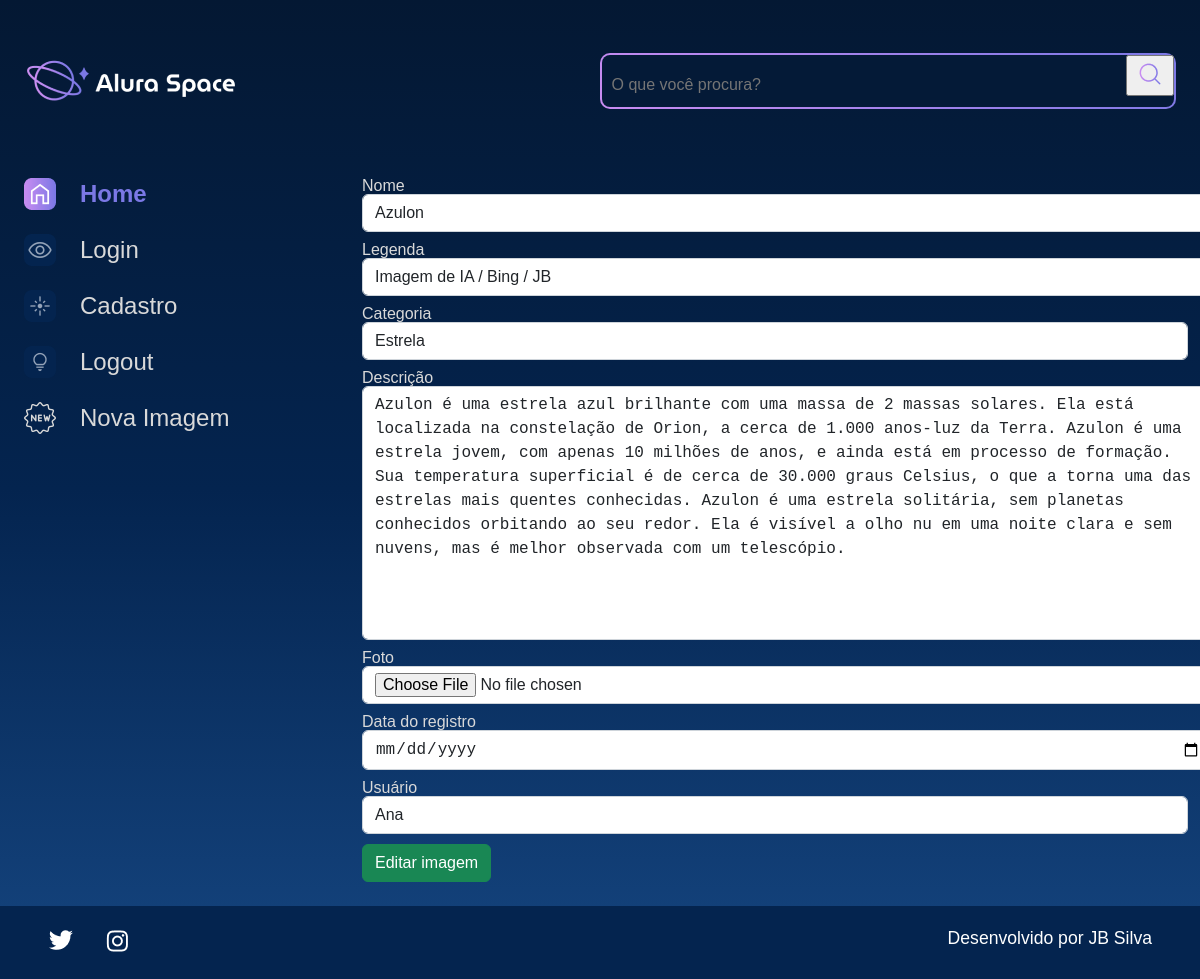
/editar-imagem/11, run on the app's committed database.
### apps/galeria/models.py (models this page shows, shortened)
class Fotografia(models.Model):
    OPCOES_CATEGORIA = [
        ("NEBULOSA", "Nebulosa"),
        ("ESTRELA", "Estrela"),
        ("GALÁXIA", "Galáxia"),
        ("PLANETA", "Planeta"),
    ]
    nome = models.CharField(max_length=100, null=False, blank=False)
    legenda = models.CharField(max_length=150, null=False, blank=False)
    categoria = models.CharField(
        choices=OPCOES_CATEGORIA, max_length=100, default="", blank=False
    )
    descricao = models.TextField(null=False, blank=False)
    foto = models.ImageField(upload_to="fotos/%Y/%m/%d/", blank=True)
    publicada = models.BooleanField(default=True)
    data_fotografia = models.DateTimeField(default=datetime.now, blank=False)
    usuario = models.ForeignKey(
        to=User, on_delete=models.SET_NULL, null=True, blank=False, related_name="user"
    )

### apps/galeria/views.py (the view)
# urls.py: path('editar-imagem/<int:foto_id>', editar_imagem, name='editar_imagem'),
def editar_imagem(request, foto_id):
    fotografia = Fotografia.objects.get(id=foto_id)
    form = FotografiaForms(instance=fotografia)
    if request.method ==  'POST':
        form = FotografiaForms(request.POST, request.FILES, instance=fotografia)
        if form.is_valid():
            form.save()
            messages.success(request, 'Registro editado!')
            return redirect('home')
    return render(request, 'galeria/editar_imagem.html', {'form':form, 'foto_id':foto_id})

### apps/galeria/forms.py
class FotografiaForms(forms.ModelForm):
    class Meta:
        model = Fotografia
        exclude = [
                "publicada",
            ]
        labels = {
            "descricao": "Descrição",
            "data_fotografia": "Data do registro",
            "usuario": "Usuário",
        }
        widgets = {
            "nome": forms.TextInput(attrs={"class": "form-control"}),
            "legenda": forms.TextInput(attrs={"class": "form-control"}),
            "categoria": forms.Select(attrs={"class": "form-control"}),
            "descricao": forms.Textarea(attrs={"class": "form-control"}),
            "foto": forms.FileInput(attrs={"class": "form-control"}),
            "data_fotografia": forms.DateInput(
                attrs={"class": "form-control", "type": "date"}, format="%d/%m/%Y"
            ),
            "usuario": forms.Select(attrs={"class": "form-control"}),
        }

### templates/galeria/editar_imagem.html (shortened to what this page needs)
{% extends 'shared/base.html' %}
{% load static %}
{% block content %}
      <section class="galeria" style="margin-left: 5em">
        <form action="{% url 'editar_imagem' foto_id%}" method="POST" enctype="multipart/form-data">
          <div class="row">
            {% for field in form.visible_fields %}
            <div class="col-12 col-lg-12" style="margin-bottom: 10px;">
              <label for="{{ field.id_for_label }}" style="color:#D9D9D9; margin-bottom: 5px;">{{ field.label }}</label>
              {{ field }}
            </div>
            {% endfor %}
            <div>
              <button type="submit" class="btn btn-success col-12" style="padding: top 5px;">Editar imagem</button>
            </div>
          </div>
        </form>
      </section>
    </main>
  </div>
</body>
{% endblock %}

### setup/static/styles/style.css (style rules this page uses)
html, body, div, span, applet, object, iframe, h1, h2, h3, h4, h5, h6, p, blockquote, pre, a, abbr, acronym, address, big, cite, code, del, dfn, em, img, ins, kbd, q, s, samp, small, strike, strong, sub, sup, tt, var, b, u, i, center, dl, dt, dd, ol, ul, li, fieldset, form, label, legend, table, caption, tbody, tfoot, thead, tr, th, td, article, aside, canvas, details, embed, figure, figcaption, footer, header, hgroup, menu, nav, output, ruby, section, summary, time, mark, audio, video { margin: 0; padding: 0; border: 0; font-size: 100%; font: inherit; vertical-align: baseline; }
article, aside, details, figcaption, figure, footer, header, hgroup, menu, nav, section { display: block; }
body { line-height: 1; font-family: 'Space Grotesk', sans-serif; min-height: 100vh; background: linear-gradient(#041833,#04244F,#154580); background-repeat: no-repeat; background-position: center; background-size: cover; }
.galeria { display: flex; width: 100%; }
.row { --bs-gutter-x: 1.5rem; --bs-gutter-y: 0; display: flex; flex-wrap: wrap; margin-top: calc(-1 * var(--bs-gutter-y)); margin-right: calc(-.5 * var(--bs-gutter-x)); margin-left: calc(-.5 * var(--bs-gutter-x)); }
.col-12 { flex: 0 0 auto; width: 100%; }
.btn { --bs-btn-padding-x: 0.75rem; --bs-btn-padding-y: 0.375rem; --bs-btn-font-family: ; --bs-btn-font-size: 1rem; --bs-btn-font-weight: 400; --bs-btn-line-height: 1.5; --bs-btn-color: #212529; --bs-btn-bg: transparent; --bs-btn-border-width: 1px; --bs-btn-border-color: transparent; --bs-btn-border-radius: 0.375rem; --bs-btn-hover-border-color: transparent; --bs-btn-box-shadow: inset 0 1px 0 rgba(255, 255, 255, 0.15),0 1px 1px rgba(0, 0, 0, 0.075); --bs-btn-disabled-opacity: 0.65; --bs-btn-focus-box-shadow: 0 0 0 0.25rem rgba(var(--bs-btn-focus-shadow-rgb), .5); display: inline-block; padding: var(--bs-btn-padding-y) var(--bs-btn-padding-x); font-family: var(--bs-btn-font-family); font-size: var(--bs-btn-font-size); font-weight: var(--bs-btn-font-weight); line-height: var(--bs-btn-line-height); color: var(--bs-btn-color); text-align: center; text-decoration: none; vertical-align: middle; cursor: pointer; -webkit-user-select: none; -moz-user-select: none; user-select: none; border: var(--bs-btn-border-width) solid var(--bs-btn-border-color); border-radius: var(--bs-btn-border-radius); background-color: var(--bs-btn-bg); transition: color .15s ease-in-out,background-color .15s ease-in-out,border-color .15s ease-in-out,box-shadow .15s ease-in-out; }
.btn-success { --bs-btn-color: #fff; --bs-btn-bg: #198754; --bs-btn-border-color: #198754; --bs-btn-hover-color: #fff; --bs-btn-hover-bg: #157347; --bs-btn-hover-border-color: #146c43; --bs-btn-focus-shadow-rgb: 60,153,110; --bs-btn-active-color: #fff; --bs-btn-active-bg: #146c43; --bs-btn-active-border-color: #13653f; --bs-btn-active-shadow: inset 0 3px 5px rgba(0, 0, 0, 0.125); --bs-btn-disabled-color: #fff; --bs-btn-disabled-bg: #198754; --bs-btn-disabled-border-color: #198754; }
.form-control { display: block; width: 100%; padding: 0.375rem 0.75rem; font-size: 1rem; font-weight: 400; line-height: 1.5; color: #212529; background-color: #fff; background-clip: padding-box; border: 1px solid #ced4da; -webkit-appearance: none; -moz-appearance: none; appearance: none; border-radius: 0.375rem; transition: border-color .15s ease-in-out,box-shadow .15s ease-in-out; }

### data on the page
Fotografia: visible_fields "Azulon" "Imagem de IA / Bing / JB" "Estrela" "Azulon é uma estrela azul brilhante com uma massa de 2 massas solares. Ela está localizada na constelação de Orion, a cerca de 1.000 anos-luz da Terra. Azulon é uma estrela jovem, com apenas 10 milhões de anos, e ainda está em processo de formação. Sua temperatura superficial é de cerca de 30.000 graus Celsius, o que a torna uma das estrelas mais quentes conhecidas. Azulon é uma estrela solitária, sem planetas conhecidos orbitando ao seu redor. Ela é visível a olho nu em uma noite clara e sem nuvens, mas é melhor observada com um telescópio." "Ana"

### other printed values
{{ field.label }} "Nome" "Legenda" "Categoria" "Descrição" "Foto" "Data do registro" "Usuário"
